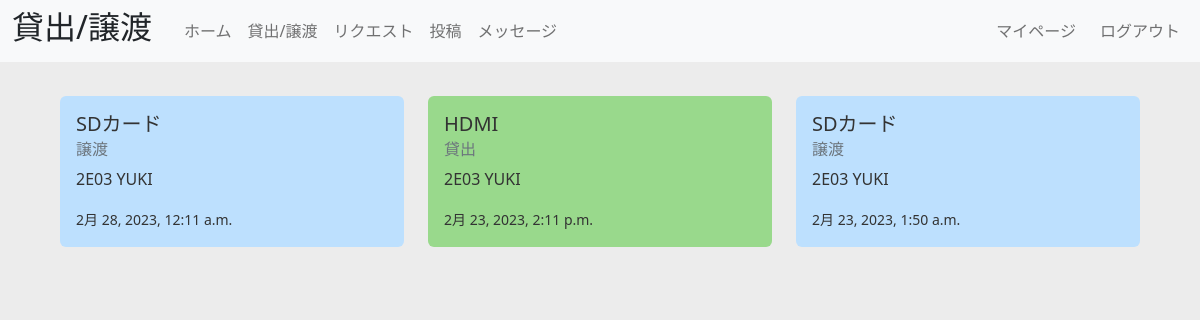
Page /lending (signed in) on the earlier database version.
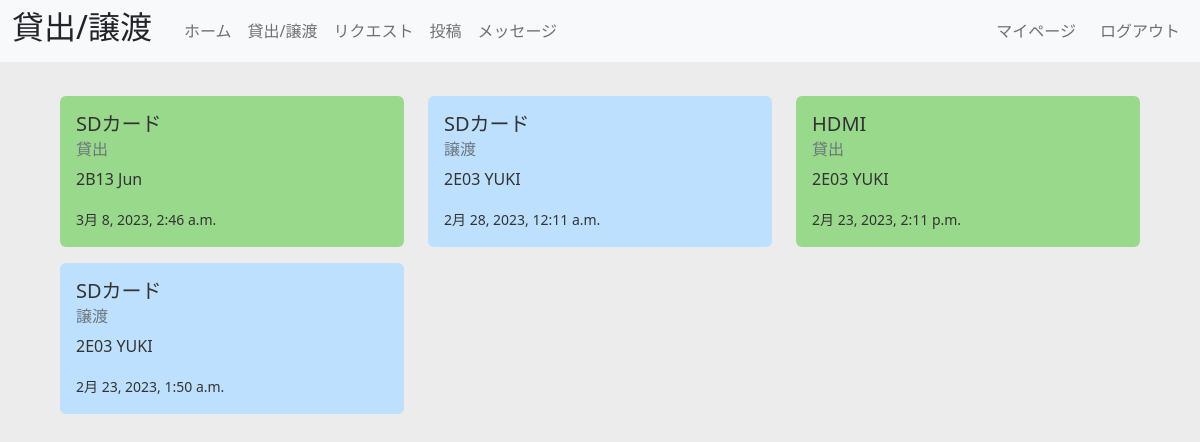
Same page on the later database version.
### app1/models.py (models this page shows)
class Item(models.Model):
    item_name = models.CharField(max_length=50)
    category = models.IntegerField(default=0) # 0:貸出, 1:譲渡, 2:リクエスト
    description = models.TextField(max_length=200, null=True)
    image = models.ImageField(null = True)
    posted_at = models.DateTimeField(default=timezone.now)
    user = models.ForeignKey(
        Profile,
        on_delete=models.CASCADE,
    )

### accounts/models.py (models this page shows)
class Profile(models.Model):
    user_name = models.CharField(max_length=50)
    room_number = models.CharField(max_length = 4)
    profile_image = models.ImageField(null = True, default='icons/neko.jpg')
    user = models.ForeignKey(
        User,
        on_delete=models.CASCADE,
    )

### app1/views.py (the view)
# urls.py: path('lending', views.lending, name='lending'),
@login_required
def lending(request):
    item = Item.objects.filter(Q(category = 0) | Q(category = 1)).order_by("-posted_at")
    try:
        user = Profile.objects.get(user = request.user)
        context = {'items': item, 'user': user}
    except:
        context = {'items' : item}
    return render(request, 'app1/lending.html', context)

### app1/templates/app1/lending.html (shortened to what this page needs)
{% extends 'app1/base.html' %}
{% load static %}
{% block header %}貸出/譲渡{% endblock header %}
{% block content %}
<div class="container mt-5">
    <div class="row">
        {% for item in items %}
        {% if item.category == 0 %}
        <div class="col-md-4 mb-3">
            <a class="card border-0" href="{% url 'detail' item.id %}" id="lend">
                <div class="card-body">
                    <h5 class="card-title">{{ item.item_name }}</h5>
                    <h6 class="card-subtitle mb-2 text-muted">貸出</h6>
                    <p class="card-text">{{ item.user.room_number }} {{ item.user.user_name }}</p>
                    <div class="date"><small>{{ item.posted_at }}</small></div>
                </div>
            </a>
        </div>
        {% else %}
        <div class="col-md-4 mb-3">
            <a class="card border-0" href="{% url 'detail' item.id %}" id="giving">
                <div class="card-body">
                    <h5 class="card-title">{{ item.item_name }}</h5>
                    <h6 class="card-subtitle mb-2 text-muted">譲渡</h6>
                    <p class="card-text">{{ item.user.room_number }} {{ item.user.user_name }}</p>
                    <div class="date"><small>{{ item.posted_at }}</small></div>
                </div>
            </a>
        </div>
        {% endif %}
        {% empty %}
        <h3>投稿はありません</h3>
        {% endfor %}
    </div>
</div>
{% endblock content %}

Differences in the rows shown:
added Item: item_name "SDカード", user.room_number "2B13", user.user_name "Jun", posted_at "3月 8, 2023, 2:46 a.m."
